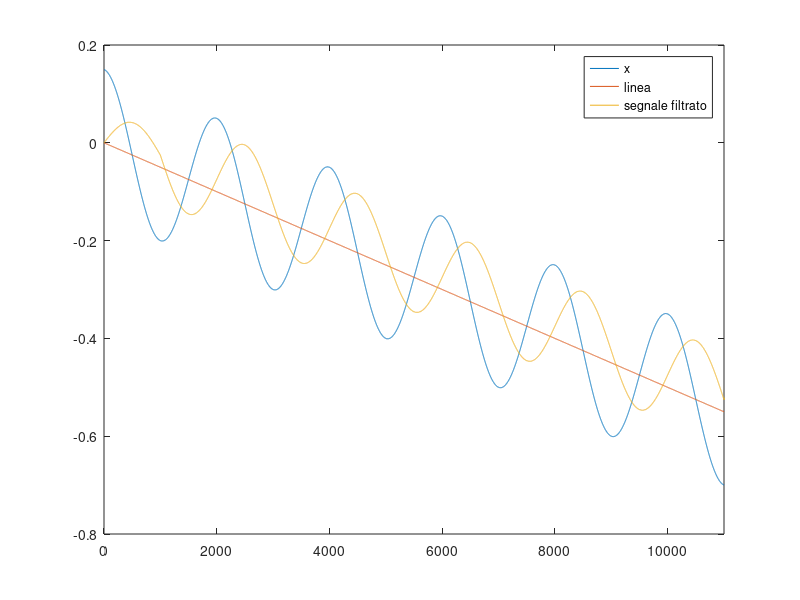
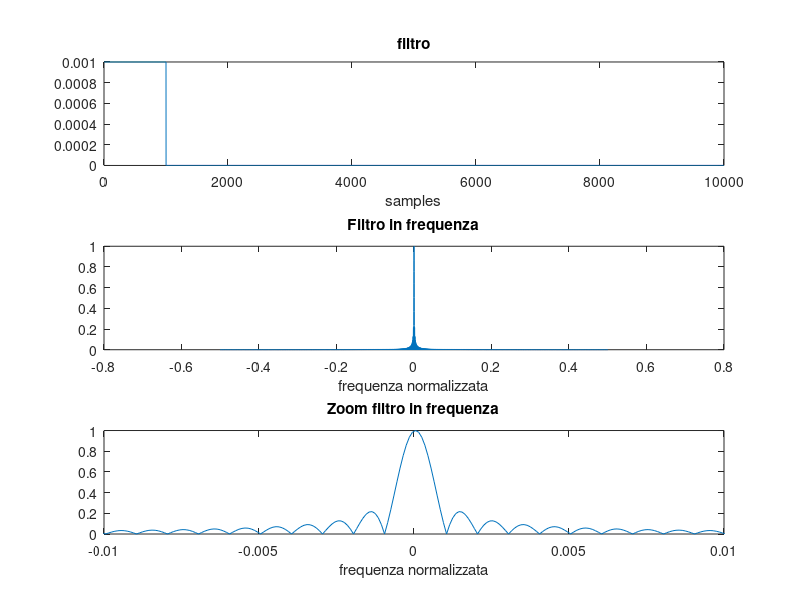

Reproduce these figures in MATLAB, in order.
% PROGRAMMA MediaMobile
% Autore: Claudio Prati
% Politecnico di Milano, 20 Marzo 2014

% Esegue una media mobile di 1000 campioni
% su una sequenza di N campioni costituita
% da una cosinusoide a bassissima frequenza 
% e da una retta a pendenza leggermente negativa.
% La media mobile e' eseguita tramite convoluzione con una finestra
% rettangolare di 1000 campioni di valore 1/1000.

clf 
clear all
close all
%% Genrazione del segnale cosinusoidale
N=11000;
n=1:N;
line=-n/20000;
x=0.15*cos(2*pi*n/2000)+line;

%% Progetto del filtro a media mobile
N_filter=1000;
h=ones(1,N_filter)/N_filter;

%% Filtraggio (convoluzione)
y=conv(x,h);

%% Plot

figure
plot((1:N-N_filter),x(N_filter/2+1:N-N_filter/2))
plot(x)
pause
hold on
plot(line)
pause
plot(y)
xlim([0 length(x)])
pause
legend('x','linea','segnale filtrato')

figure
subplot(3,1,1)
h(10000)=0;
plot((1:N-1000),h)
xlabel('samples')
title('filtro')
subplot(3,1,2)
plot(linspace(-1/2,1/2,length(h)),fftshift(abs(fft(h))));
xlabel('frequenza normalizzata')
title('Filtro in frequenza')
subplot(3,1,3)
plot(linspace(-1/2,1/2,length(h)),fftshift(abs(fft(h))));
axis([-1/100 1/100 0 1])
xlabel('frequenza normalizzata')
title('Zoom filtro in frequenza')
